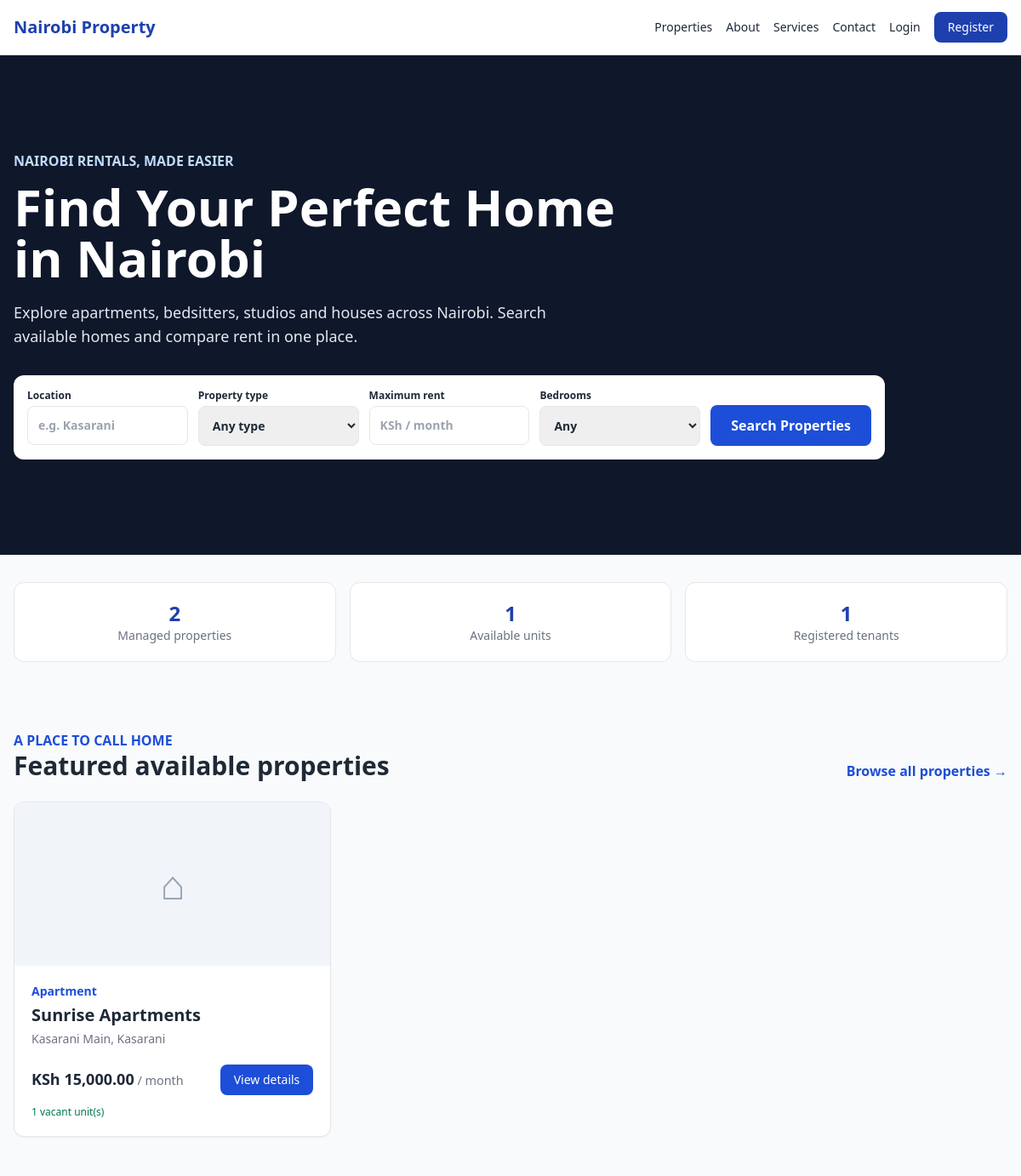
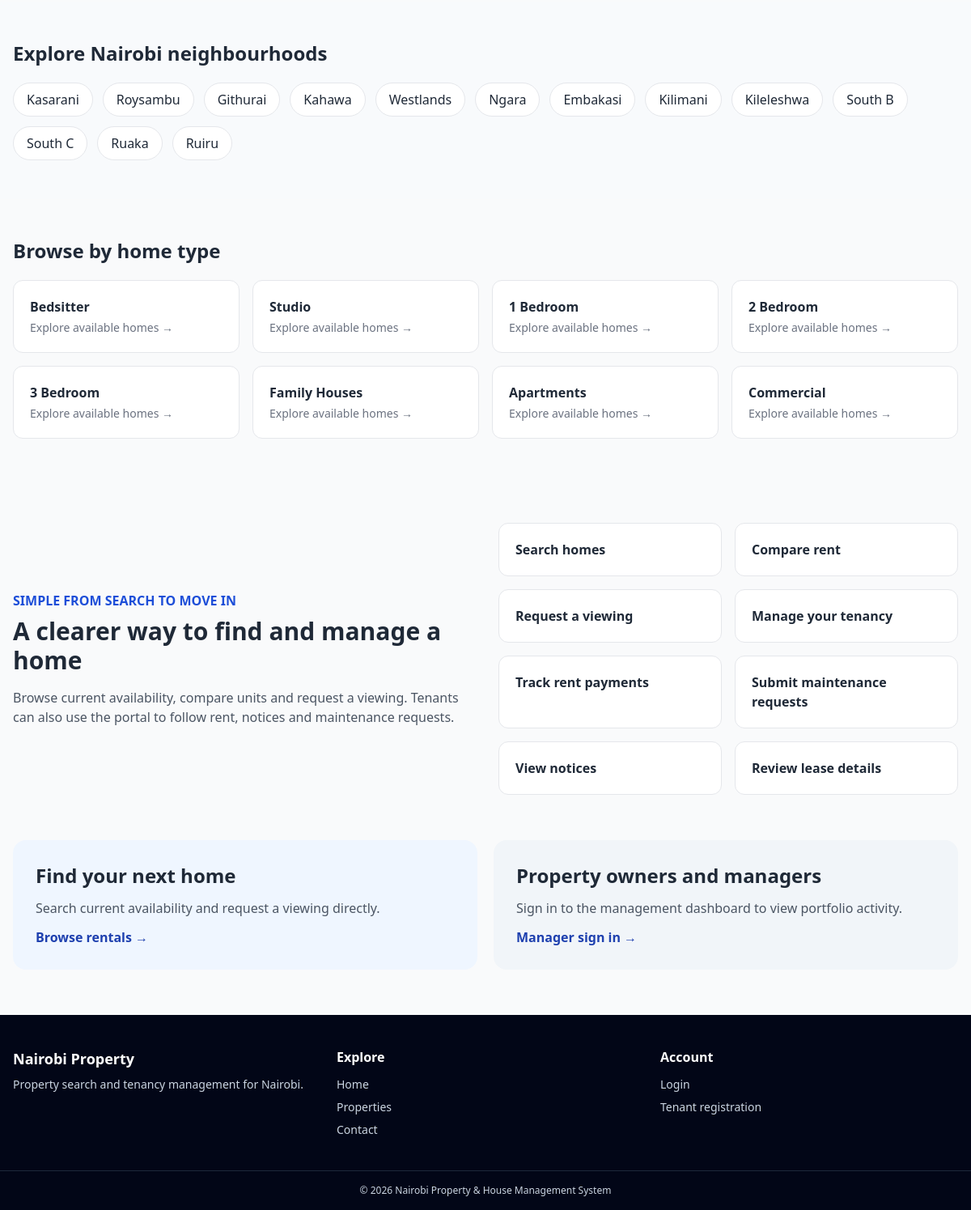
The page / on the database its author committed (2 pictures, top to bottom).
### tables this page shows
CREATE TABLE IF NOT EXISTS properties (
    id INT AUTO_INCREMENT PRIMARY KEY,
    landlord_id INT NOT NULL,
    name VARCHAR(150) NOT NULL,
    property_type ENUM('Apartment', 'Flats', 'Bedsitters', 'Maisonettes', 'Townhouses', 'Commercial', 'Student Housing', 'Mixed Use', 'Single Family', 'Other') NOT NULL,
    description TEXT,
    location_id INT NOT NULL,
    physical_address VARCHAR(255) NOT NULL,
    latitude DECIMAL(10, 8) NULL,
    longitude DECIMAL(11, 8) NULL,
    number_of_units INT NOT NULL DEFAULT 0,
    year_built YEAR NULL,
    amenities TEXT,
    status ENUM('Active', 'Under Maintenance', 'Archived') DEFAULT 'Active',
    property_image VARCHAR(255) NULL,
    created_at TIMESTAMP DEFAULT CURRENT_TIMESTAMP,
    updated_at TIMESTAMP DEFAULT CURRENT_TIMESTAMP ON UPDATE CURRENT_TIMESTAMP,
    FOREIGN KEY (landlord_id) REFERENCES landlords(id) ON DELETE RESTRICT,
    FOREIGN KEY (location_id) REFERENCES locations(id) ON DELETE RESTRICT
);

CREATE TABLE IF NOT EXISTS locations (
    id INT AUTO_INCREMENT PRIMARY KEY,
    county VARCHAR(100) DEFAULT 'Nairobi',
    sub_county VARCHAR(100) NOT NULL,
    estate VARCHAR(100) NOT NULL,
    created_at TIMESTAMP DEFAULT CURRENT_TIMESTAMP
);

### config/auth.php (called while the page is built, shortened)
<?php
function isLoggedIn() {
    return isset($_SESSION['user_id']) && !empty($_SESSION['user_id']);
}

### includes/functions.php (called while the page is built, shortened)
<?php
function e($string) {
    return htmlspecialchars($string ?? '', ENT_QUOTES, 'UTF-8');
}
function format_currency($amount) {
    return 'KSh ' . number_format((float)($amount ?? 0), 2, '.', ',');
}

### index.php (the view, shortened to what this page needs)
<?php
require_once __DIR__ . '/config/auth.php';
require_once __DIR__ . '/includes/functions.php';
$properties = [];
$stats = ['properties' => 0, 'available' => 0, 'tenants' => 0];
$databaseAvailable = true;
try {
    $db = db();
    $properties = $db->query("SELECT p.id, p.name, p.property_type, p.property_image, l.estate, l.sub_county, MIN(u.monthly_rent) AS min_rent, COUNT(u.id) AS available_units FROM properties p JOIN locations l ON l.id = p.location_id JOIN units u ON u.property_id = p.id AND u.status = 'Vacant' WHERE p.status = 'Active' GROUP BY p.id ORDER BY p.created_at DESC LIMIT 6")->fetchAll();
    $stats['properties'] = (int)$db->query("SELECT COUNT(*) FROM properties WHERE status = 'Active'")->fetchColumn();
    $stats['available'] = (int)$db->query("SELECT COUNT(*) FROM units WHERE status = 'Vacant'")->fetchColumn();
    $stats['tenants'] = (int)$db->query("SELECT COUNT(*) FROM tenants WHERE status = 'Active'")->fetchColumn();
} catch (Throwable $e) {
    error_log('Homepage data unavailable: ' . $e->getMessage());
    $databaseAvailable = false;
}
include __DIR__ . '/includes/header.php';
?>
<header class="bg-white border-b sticky top-0 z-30">
  <nav class="max-w-7xl mx-auto px-4 h-16 flex items-center justify-between" aria-label="Main navigation">
    <a class="font-bold text-xl text-primary" href="<?php echo BASE_URL; ?>/">Nairobi Property</a>
    <div class="flex gap-4 items-center text-sm font-medium">
      <div class="hidden sm:flex gap-4"><a href="#properties">Properties</a><a href="#about">About</a><a href="#services">Services</a><a href="<?php echo BASE_URL; ?>/public/contact.php">Contact</a></div>
      <?php if (isLoggedIn()): $navUser = getCurrentUser(); if ($navUser['role_name'] === 'Tenant'): ?><a class="text-primary" href="<?php echo BASE_URL; ?>/tenant/dashboard.php">Tenant Dashboard</a><?php elseif (in_array($navUser['role_name'], ['Super Admin','Property Manager','Accountant'], true)): ?><a class="text-primary" href="<?php echo BASE_URL; ?>/admin/dashboard.php">Management Dashboard</a><?php endif; ?><?php else: ?><a href="<?php echo BASE_URL; ?>/public/login.php">Login</a><a class="bg-primary text-white px-4 py-2 rounded-lg" href="<?php echo BASE_URL; ?>/public/register.php">Register</a><?php endif; ?>
    </div>
  </nav>
</header>
<main>
  <section class="bg-slate-900 text-white">
    <div class="max-w-7xl mx-auto px-4 py-20 lg:py-28">
      <p class="text-blue-200 font-semibold mb-3">NAIROBI RENTALS, MADE EASIER</p>
      <h1 class="text-4xl md:text-6xl font-extrabold max-w-3xl">Find Your Perfect Home in Nairobi</h1>
      <p class="text-lg text-slate-200 mt-5 max-w-2xl">Explore apartments, bedsitters, studios and houses across Nairobi. Search available homes and compare rent in one place.</p>
      <form action="<?php echo BASE_URL; ?>/public/properties.php" method="get" class="mt-8 bg-white text-gray-800 rounded-xl p-4 grid grid-cols-1 sm:grid-cols-2 lg:grid-cols-5 gap-3 max-w-5xl">
        <label class="text-xs font-semibold">Location<input name="location" placeholder="e.g. Kasarani" class="mt-1 w-full border rounded-lg p-3 text-sm"></label>
        <label class="text-xs font-semibold">Property type<select name="type" class="mt-1 w-full border rounded-lg p-3 text-sm"><option value="">Any type</option></select></label>
        <label class="text-xs font-semibold">Maximum rent<input type="number" min="0" name="max_rent" placeholder="KSh / month" class="mt-1 w-full border rounded-lg p-3 text-sm"></label>
        <label class="text-xs font-semibold">Bedrooms<select name="bedrooms" class="mt-1 w-full border rounded-lg p-3 text-sm"><option value="">Any</option></select></label>
        <button class="bg-blue-700 hover:bg-blue-800 text-white rounded-lg font-semibold px-4 py-3 self-end" type="submit">Search Properties</button>
      </form>
    </div>
  </section>
  <section class="max-w-7xl mx-auto px-4 py-8 grid grid-cols-3 gap-4 text-center">
    <?php foreach (['properties' => 'Managed properties', 'available' => 'Available units', 'tenants' => 'Registered tenants'] as $key => $label): ?><div class="bg-white rounded-xl p-5 border"><p class="text-2xl font-bold text-primary"><?php echo $databaseAvailable ? number_format($stats[$key]) : '—'; ?></p><p class="text-sm text-gray-500"><?php echo e($label); ?></p></div><?php endforeach; ?>
  </section>
  <section id="properties" class="max-w-7xl mx-auto px-4 py-12">
    <div class="flex justify-between items-end mb-6"><div><p class="text-blue-700 font-semibold">A PLACE TO CALL HOME</p><h2 class="text-3xl font-bold">Featured available properties</h2></div><a class="text-blue-700 font-semibold" href="<?php echo BASE_URL; ?>/public/properties.php">Browse all properties →</a></div>
    <?php if (!$databaseAvailable): ?><div class="bg-amber-50 border border-amber-200 p-5 rounded-xl">Property listings are temporarily unavailable. Please try again later.</div><?php elseif (!$properties): ?><div class="bg-slate-50 border p-8 rounded-xl text-center"><h3 class="font-semibold">No available listings yet</h3><p class="text-gray-600 mt-1">Please check back soon or browse the directory for managed properties.</p></div><?php else: ?>
      <div class="grid md:grid-cols-2 lg:grid-cols-3 gap-6"><?php foreach ($properties as $property): ?><article class="bg-white rounded-xl overflow-hidden border shadow-sm"><div class="h-48 bg-slate-100 flex items-center justify-center"><?php if (!empty($property['property_image'])): ?><img class="w-full h-full object-cover" src="<?php echo BASE_URL . '/' . e(ltrim($property['property_image'], '/')); ?>" alt="<?php echo e($property['name']); ?>"><?php else: ?><span class="text-slate-400 text-5xl">⌂</span><?php endif; ?></div><div class="p-5"><p class="text-sm text-blue-700 font-semibold"><?php echo e($property['property_type']); ?></p><h3 class="text-xl font-bold mt-1"><?php echo e($property['name']); ?></h3><p class="text-sm text-gray-500 mt-1"><?php echo e($property['estate'] . ', ' . $property['sub_county']); ?></p><div class="flex justify-between items-center mt-5"><span class="font-bold text-lg"><?php echo format_currency($property['min_rent']); ?><small class="font-normal text-gray-500"> / month</small></span><a class="bg-blue-700 text-white px-4 py-2 rounded-lg text-sm" href="<?php echo BASE_URL; ?>/public/property-details.php?id=<?php echo (int)$property['id']; ?>">View details</a></div><p class="text-xs text-emerald-700 mt-3"><?php echo (int)$property['available_units']; ?> vacant unit(s)</p></div></article><?php endforeach; ?></div>
    <?php endif; ?>
  </section>
  <section class="bg-slate-50 py-12"><div class="max-w-7xl mx-auto px-4"><h2 class="text-2xl font-bold">Explore Nairobi neighbourhoods</h2><div class="flex flex-wrap gap-3 mt-5"><?php foreach (['Kasarani','Roysambu','Githurai','Kahawa','Westlands','Ngara','Embakasi','Kilimani','Kileleshwa','South B','South C','Ruaka','Ruiru'] as $area): ?><a class="px-4 py-2 rounded-full border bg-white hover:border-blue-500" href="<?php echo BASE_URL; ?>/public/properties.php?location=<?php echo rawurlencode($area); ?>"><?php echo e($area); ?></a><?php endforeach; ?></div></div></section>
  <section class="max-w-7xl mx-auto px-4 py-12"><h2 class="text-2xl font-bold">Browse by home type</h2><div class="grid grid-cols-2 md:grid-cols-4 gap-4 mt-5"><?php foreach (['Bedsitter','Studio','1 Bedroom','2 Bedroom','3 Bedroom','Family Houses','Apartments','Commercial'] as $category): $queryType = $category === 'Apartments' ? 'Apartment' : ($category === 'Family Houses' ? 'Maisonettes' : $category); $queryKey = in_array($category, ['Apartments','Commercial'], true) ? 'type' : 'house_type'; ?><a class="bg-white border rounded-xl p-5 hover:border-blue-500" href="<?php echo BASE_URL; ?>/public/properties.php?<?php echo $queryKey; ?>=<?php echo rawurlencode($queryType); ?>"><span class="font-semibold"><?php echo e($category); ?></span><span class="block text-sm text-gray-500 mt-1">Explore available homes &rarr;</span></a><?php endforeach; ?></div></section>
  <section id="about" class="max-w-7xl mx-auto px-4 py-14 grid md:grid-cols-2 gap-8 items-center"><div><p class="text-blue-700 font-semibold">SIMPLE FROM SEARCH TO MOVE IN</p><h2 class="text-3xl font-bold mt-2">A clearer way to find and manage a home</h2><p class="text-gray-600 mt-4">Browse current availability, compare units and request a viewing. Tenants can also use the portal to follow rent, notices and maintenance requests.</p></div><div id="services" class="grid grid-cols-2 gap-4"><?php foreach (['Search homes','Compare rent','Request a viewing','Manage your tenancy','Track rent payments','Submit maintenance requests','View notices','Review lease details'] as $step): ?><div class="bg-white border rounded-xl p-5 font-semibold"><?php echo e($step); ?></div><?php endforeach; ?></div></section>
  <section class="max-w-7xl mx-auto px-4 pb-14 grid md:grid-cols-2 gap-5"><div class="bg-blue-50 rounded-2xl p-7"><h2 class="text-2xl font-bold">Find your next home</h2><p class="text-gray-600 my-3">Search current availability and request a viewing directly.</p><a class="text-blue-800 font-semibold" href="<?php echo BASE_URL; ?>/public/properties.php">Browse rentals →</a></div><div class="bg-slate-100 rounded-2xl p-7"><h2 class="text-2xl font-bold">Property owners and managers</h2><p class="text-gray-600 my-3">Sign in to the management dashboard to view portfolio activity.</p><a class="text-blue-800 font-semibold" href="<?php echo BASE_URL; ?>/public/login.php">Manager sign in →</a></div></section>
</main>
<footer class="bg-slate-950 text-slate-300"><div class="max-w-7xl mx-auto px-4 py-10 grid sm:grid-cols-3 gap-8"><div><p class="font-bold text-white text-lg">Nairobi Property</p><p class="text-sm mt-2">Property search and tenancy management for Nairobi.</p></div><div><p class="font-semibold text-white">Explore</p><div class="flex flex-col gap-2 mt-3 text-sm"><a href="<?php echo BASE_URL; ?>/">Home</a><a href="<?php echo BASE_URL; ?>/public/properties.php">Properties</a><a href="<?php echo BASE_URL; ?>/public/contact.php">Contact</a></div></div><div><p class="font-semibold text-white">Account</p><div class="flex flex-col gap-2 mt-3 text-sm"><a href="<?php echo BASE_URL; ?>/public/login.php">Login</a><a href="<?php echo BASE_URL; ?>/public/register.php">Tenant registration</a></div></div></div><div class="border-t border-slate-800 text-center text-xs py-4">&copy; <?php echo date('Y'); ?> Nairobi Property &amp; House Management System</div></footer>
</body></html>

### assets/app.css (style rules this page uses)
:root { --color-primary: #1e40af; --color-secondary: #0f172a; --color-accent: #f59e0b; --color-success: #10b981; --color-danger: #ef4444; }
body { font-family: 'Inter', system-ui, -apple-system, BlinkMacSystemFont, "Segoe UI", Roboto, "Helvetica Neue", Arial, sans-serif; background-color: #f8fafc; color: #1e293b; margin: 0; padding: 0; -webkit-font-smoothing: antialiased; }

### rows shown on the page
properties: property_type "Apartment", name "Sunrise Apartments", location.sub_county "Kasarani Main, Kasarani", min_rent "KSh 15,000.00", available_units "1"

### other values the page prints
$stats[$key] "2"
$label "Managed properties"
$stats[$key] "1"
$label "Available units"
$label "Registered tenants"
$area "Kasarani"
$area "Roysambu"
$area "Githurai"
$area "Kahawa"
$area "Westlands"
$area "Ngara"
$area "Embakasi"
$area "Kilimani"
$area "Kileleshwa"
$area "South B"
